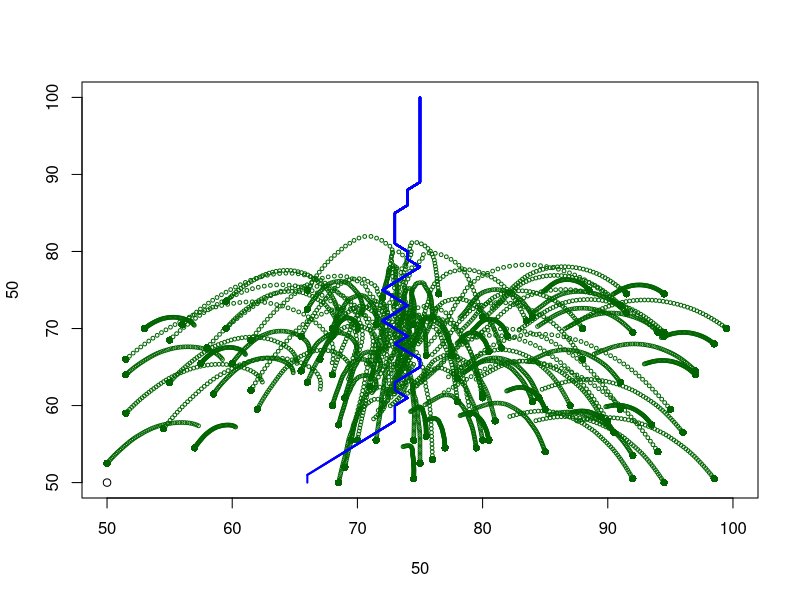

Write R code to recreate this figure.
#Lets look at something more complex. What if you know that you will at
#some point need to run through a group of zombies to reach safety. How
#many zombies is too many? That is to say how many zombies will there have
#to be before you can no longer duck and weave your way to safety?
#This is a perfect job for a ABM!!
#This will need to be a far more complex model, we need to model zombies
#who need to be trying to catch a “player” and we need to model a “player”
#who is trying NOT to be caught!
#Luckily we can use equations! Yay math!! We can set equations for the
#zombies such that they are always trying to minimize their distance between
#themselves and the player. Then for the player we can use an equation to
#maximize the distance between them and the zombies!
#Lets look at our space!

plot(50,50, xlim=c(50,100), ylim=c(50,100))

#Now like before we create zombies and their speeds

zx=sample(seq(50, 100, by=.5), 100, replace=TRUE)
zy=sample(seq(50, 75, by=.5), 100, replace=TRUE)
zs=sample(seq(.1,.5,by=.1),100,replace=TRUE)

#Add them in!

points(zx,zy, col='darkgreen', pch=16)

#Lets set the player at the top middle

hx=75

hy=100

#And set our time to 1

t=1

#For this model we need to keep track of some extra things, so we make
#copies of variables to pass to loop

Hx=hx
Hy=hy

#Now begin our simulation, and stop if the player makes it to the bottom, or
#stop it if he is caught by the zombies!!

while(hy>50)
{
	if(min(sqrt(((zx-(hx))^2)+((zy-(hy))^2)))<.2) break
	t=t+1
	points(zx,zy, col='darkgreen', pch=1, cex=.5)
		if(length(which(zx>hx-10 & zx <hx+10 & zy>hy-10 & zy<hy+10))==0){hx=hx; hy=hy-1}
		else{
			d1=min(sqrt(((zx-(hx+1))^2)+((zy-(hy-1))^2)))
			d2=min(sqrt(((zx-(hx-1))^2)+((zy-(hy-1))^2)))
			d3=min(sqrt(((zx-(hx))^2)+((zy-(hy-1))^2)))
			dvec=c(d1,d2,d3)
				if(length(which(dvec==max(dvec)))>1)
					{dvec[which(dvec==max(dvec))][1]=dvec[which(dvec==max(dvec))][1]+.1}
					if (max(dvec)==dvec[1]){hx=hx+1; hy=hy-1}
					if (max(dvec)==dvec[2]){hx=hx-1; hy=hy-1}
					if (max(dvec)==dvec[3]){ hy=hy-1}
		      }
	dis=sqrt(((zx-(hx))^2)+((zy-(hy))^2))
	Nx=hx+(((dis-zs)/dis)*(zx-hx))
	Ny=hy+(((dis-zs)/dis)*(zy-hy))
	zx=Nx
	zy=Ny
	Sys.sleep(.3)
	Hx=c(Hx,hx)
	Hy=c(Hy,hy)
	lines(Hx,Hy,col='blue',lwd=2)
}





